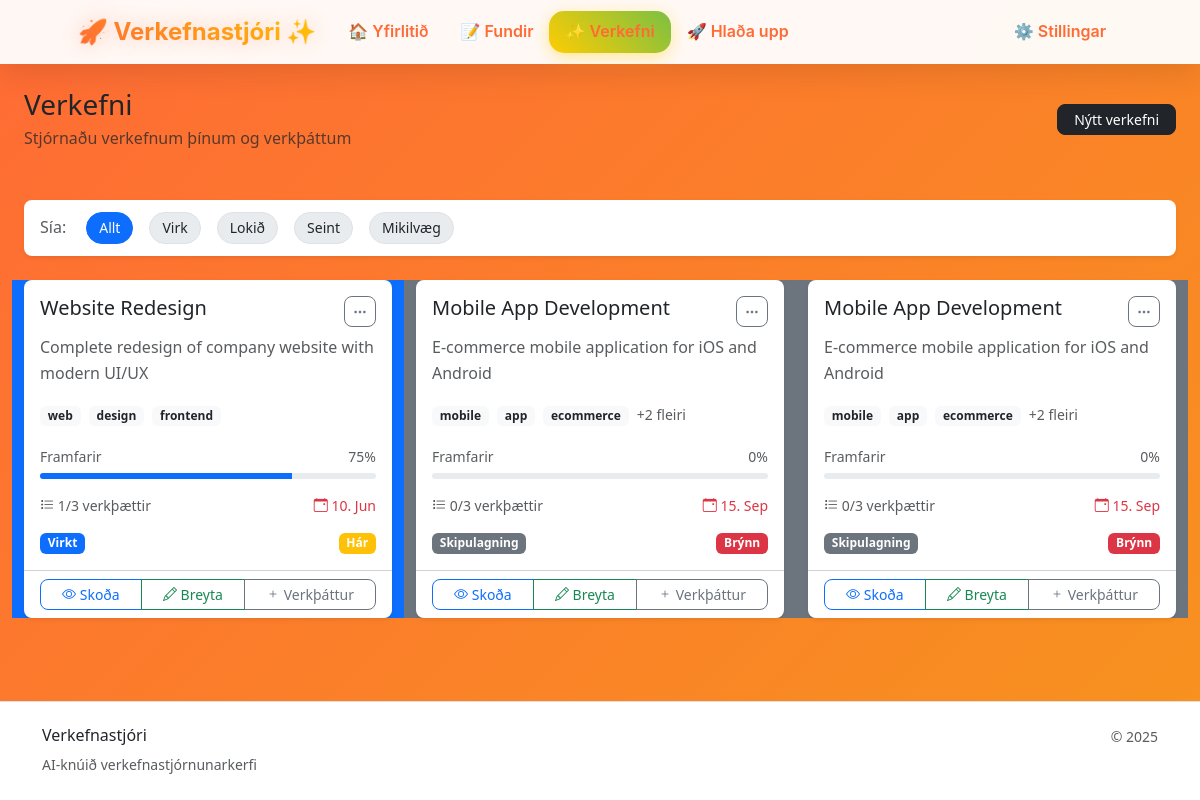
Page /?page=projects on the committed database.
### tables this page shows
CREATE TABLE projects (
    id INT AUTO_INCREMENT PRIMARY KEY,
    meeting_id INT,
    name VARCHAR(255),
    description TEXT,
    priority ENUM('low', 'medium', 'high', 'urgent'),
    status ENUM('planning', 'active', 'on_hold', 'completed', 'cancelled'),
    start_date DATE,
    deadline DATE,
    estimated_hours DECIMAL(5,2),
    actual_hours DECIMAL(5,2) DEFAULT 0,
    completion_percentage INT DEFAULT 0,
    ai_confidence FLOAT,
    color_code VARCHAR(7) DEFAULT '#3498db',
    tags JSON,
    created_at TIMESTAMP DEFAULT CURRENT_TIMESTAMP,
    updated_at TIMESTAMP DEFAULT CURRENT_TIMESTAMP ON UPDATE CURRENT_TIMESTAMP,
    FOREIGN KEY (meeting_id) REFERENCES meetings(id) ON DELETE CASCADE
);

### config/database.php (called while the page is built, shortened)
<?php
class Database {
    private static $instance = null;
    private $connection;
    private function loadEnv() {
        $envFile = __DIR__ . '/../.env';
    }
    private function connect() {
        try {
            $host = $_ENV['DB_HOST'] ?? 'localhost';
            $dbname = $_ENV['DB_NAME'] ?? 'tasks';
            $username = $_ENV['DB_USER'] ?? 'root';
            $password = $_ENV['DB_PASS'] ?? '';
            $dsn = "mysql:host={$host};dbname={$dbname};charset=utf8mb4";
            $this->connection = new PDO($dsn, $username, $password, [
                PDO::ATTR_ERRMODE => PDO::ERRMODE_EXCEPTION,
                PDO::ATTR_DEFAULT_FETCH_MODE => PDO::FETCH_ASSOC,
                PDO::ATTR_EMULATE_PREPARES => false,
            ]);
        } catch (PDOException $e) {
            throw new Exception("Database connection failed: " . $e->getMessage());
        }
    }
    public static function getInstance() {
        if (self::$instance === null) {
            self::$instance = new self();
        }
        return self::$instance;
    }
    public function query($sql, $params = []) {
        try {
            $stmt = $this->connection->prepare($sql);
            $stmt->execute($params);
            return $stmt;
        } catch (PDOException $e) {
            throw new Exception("Query failed: " . $e->getMessage());
        }
    }
    public function select($sql, $params = []) {
        $stmt = $this->query($sql, $params);
        return $stmt->fetchAll();
    }
}

### src/Models/BaseModel.php (called while the page is built, shortened)
<?php
require_once __DIR__ . '/../../config/database.php';
abstract class BaseModel {
    protected $db;
    protected $table;
    public function __construct() {
        $this->db = Database::getInstance();
    }
    public function findAll($conditions = [], $orderBy = null, $limit = null) {
        $sql = "SELECT * FROM {$this->table}";
        $params = [];
        if (!empty($conditions)) {
            $whereClause = [];
            foreach ($conditions as $field => $value) {
                if (is_array($value)) {
                    $placeholders = str_repeat('?,', count($value) - 1) . '?';
                    $whereClause[] = "$field IN ($placeholders)";
                    $params = array_merge($params, $value);
                } else {
                    $whereClause[] = "$field = ?";
                    $params[] = $value;
                }
            }
            $sql .= " WHERE " . implode(' AND ', $whereClause);
        }
        if ($orderBy) {
            $sql .= " ORDER BY $orderBy";
        }
        return $this->db->select($sql, $params);
    }
}

### config/app.php (called while the page is built, shortened)
<?php
class App {
    public static function sanitize($input) {
        return htmlspecialchars(trim($input ?? ''), ENT_QUOTES, 'UTF-8');
    }
}

### templates/projects/index.php (the view, shortened to what this page needs)
<?php
try {
    $projectModel = new Project();
    $projects = $projectModel->findAll([], 'created_at DESC');
} catch (Exception $e) {
    $projects = [];
    $error = $e->getMessage();
}
?>
<div class="row">
    <div class="col-12">
        <?php if (empty($projects)): ?>
            <div class="card">
                <div class="card-body text-center py-5">
                    <i class="bi bi-kanban text-muted" style="font-size: 4rem;"></i>
                    <h3 class="mt-3 text-muted">Engin verkefni ennþá</h3>
                    <p class="text-muted">Hladdu upp fundargerðum eða búðu til þitt fyrsta verkefni til að byrja.</p>
                    <div class="d-flex gap-2 justify-content-center">
                        <a href="<?php echo App::url('upload'); ?>" class="btn btn-primary">
                            <i class="bi bi-cloud-upload"></i> Hlaða upp fundargerðum
                        </a>
                        <a href="<?php echo App::url('projects/create'); ?>" class="btn btn-outline-primary">
                            <i class="bi bi-plus-circle"></i> Búa til verkefni
                        </a>
                    </div>
                </div>
            </div>
        <?php else: ?>
            <div class="card mb-4">
                <div class="card-body py-2">
                    <div class="d-flex align-items-center gap-3">
                        <span class="text-muted">Sía:</span>
                        <div class="filter-chips">
                            <span class="filter-chip active" data-filter="all">Allt</span>
                            <span class="filter-chip" data-filter="active">Virk</span>
                            <span class="filter-chip" data-filter="completed">Lokið</span>
                            <span class="filter-chip" data-filter="overdue">Seint</span>
                            <span class="filter-chip" data-filter="high-priority">Mikilvæg</span>
                        </div>
                    </div>
                </div>
            </div>
            <div class="row" id="projectsContainer">
                <?php foreach ($projects as $project): ?>
                    <?php
                    $priorityClass = 'priority-' . $project['priority'];
                    $statusClass = 'status-' . $project['status'];
                    $isOverdue = $project['deadline'] && strtotime($project['deadline']) < time() && $project['status'] !== 'completed';
                    $statusLabels = [
                        'planning' => 'Skipulagning',
                        'active' => 'Virkt',
                        'on_hold' => 'Í bið',
                        'completed' => 'Lokið',
                        'cancelled' => 'Aflýst'
                    ];
                    $priorityLabels = [
                        'low' => 'Lágur',
                        'medium' => 'Miðlungs',
                        'high' => 'Hár',
                        'urgent' => 'Brýnn'
                    ];
                    ?>
                    <div class="col-lg-4 col-md-6 mb-4 filterable-item <?php echo $statusClass; ?> <?php echo $priorityClass; ?> <?php echo $isOverdue ? 'filter-overdue' : ''; ?>"
                         data-status="<?php echo $project['status']; ?>"
                         data-priority="<?php echo $project['priority']; ?>"
                         data-overdue="<?php echo $isOverdue ? 'true' : 'false'; ?>"
                         data-project-id="<?php echo $project['id']; ?>">
                        <div class="card h-100 project-card">
                            <div class="card-body">
                                <div class="d-flex justify-content-between align-items-start mb-2">
                                    <h5 class="card-title mb-0">
                                        <?php echo App::sanitize($project['name']); ?>
                                    </h5>
                                    <div class="dropdown">
                                        <button class="btn btn-sm btn-outline-secondary" data-bs-toggle="dropdown" aria-expanded="false">
                                            <i class="bi bi-three-dots"></i>
                                        </button>
                                    </div>
                                </div>
                                <p class="card-text text-muted mb-3">
                                    <?php echo App::sanitize(substr($project['description'], 0, 100)) . (strlen($project['description']) > 100 ? '...' : ''); ?>
                                </p>
                                <?php if (!empty($project['tags'])): ?>
                                    <div class="mb-3">
                                        <?php foreach (array_slice($project['tags'], 0, 3) as $tag): ?>
                                            <span class="badge bg-light text-dark me-1 mb-1"><?php echo App::sanitize($tag); ?></span>
                                        <?php endforeach; ?>
                                        <?php if (count($project['tags']) > 3): ?>
                                            <span class="text-muted small">+<?php echo count($project['tags']) - 3; ?> fleiri</span>
                                        <?php endif; ?>
                                    </div>
                                <?php endif; ?>
                                <div class="mb-3">
                                    <div class="d-flex justify-content-between align-items-center mb-1">
                                        <small class="text-muted">Framfarir</small>
                                        <small class="text-muted"><?php echo $project['completion_percentage']; ?>%</small>
                                    </div>
                                    <div class="progress" style="height: 6px;">
                                        <div class="progress-bar" style="width: <?php echo $project['completion_percentage']; ?>%"></div>
                                    </div>
                                </div>
                                <div class="d-flex justify-content-between align-items-center mb-3">
                                    <small class="text-muted task-count">
                                        <i class="bi bi-list-task"></i>
                                        <?php echo $project['completed_tasks']; ?>/<?php echo $project['task_count']; ?> verkþættir
                                    </small>
                                    <?php if ($project['deadline']): ?>
                                        <small class="<?php echo $isOverdue ? 'text-danger' : 'text-muted'; ?>">
                                            <i class="bi bi-calendar-event"></i>
                                            <?php echo date('j. M', strtotime($project['deadline'])); ?>
                                        </small>
                                    <?php endif; ?>
                                </div>
                                <div class="d-flex justify-content-between align-items-center">
                                    <span class="badge bg-<?php echo $project['status'] === 'active' ? 'primary' : ($project['status'] === 'completed' ? 'success' : 'secondary'); ?>">
                                        <?php echo $statusLabels[$project['status']] ?? ucfirst($project['status']); ?>
                                    </span>
                                    <span class="badge bg-<?php
                                        echo $project['priority'] === 'urgent' ? 'danger' :
                                             ($project['priority'] === 'high' ? 'warning' :
                                             ($project['priority'] === 'medium' ? 'info' : 'secondary'));
                                    ?>">
                                        <?php echo $priorityLabels[$project['priority']] ?? ucfirst($project['priority']); ?>
                                    </span>
                                </div>
                            </div>
                            <div class="card-footer bg-transparent">
                                <div class="btn-group w-100">
                                    <button class="btn btn-sm btn-outline-primary" onclick="viewProject(<?php echo $project['id']; ?>)">
                                        <i class="bi bi-eye"></i> Skoða
                                    </button>
                                    <button class="btn btn-sm btn-outline-success" onclick="editProject(<?php echo $project['id']; ?>)">
                                        <i class="bi bi-pencil"></i> Breyta
                                    </button>
                                    <button class="btn btn-sm btn-outline-secondary" onclick="quickAddTask(<?php echo $project['id']; ?>)">
                                        <i class="bi bi-plus"></i> Verkþáttur
                                    </button>
                                </div>
                            </div>
                        </div>
                    </div>
                <?php endforeach; ?>
            </div>
        <?php endif; ?>
    </div>
</div>
<?php
include __DIR__ . '/../layout/main.php';
?>

### public/assets/css/app.css (style rules this page uses)
:root { --primary-color: #0d6efd; --secondary-color: #6c757d; --success-color: #198754; --warning-color: #ffc107; --danger-color: #dc3545; --info-color: #0dcaf0; --light-color: #f8f9fa; --dark-color: #212529; --border-radius: 0.5rem; --box-shadow: 0 0.125rem 0.25rem rgba(0, 0, 0, 0.075); --transition: all 0.15s ease-in-out; }
body { font-family: 'Segoe UI', Tahoma, Geneva, Verdana, sans-serif; line-height: 1.6; }
.card { border: none; box-shadow: var(--box-shadow); border-radius: var(--border-radius); transition: var(--transition); }
.btn { border-radius: var(--border-radius); font-weight: 500; transition: var(--transition); }
.priority-high { background-color: var(--danger-color) !important; }
.priority-urgent { background-color: #8B0000 !important; animation: pulse 1.5s infinite; }
.status-planning { background-color: var(--secondary-color) !important; }
.status-active { background-color: var(--primary-color) !important; }
.progress { height: 0.75rem; border-radius: var(--border-radius); }
.progress-bar { transition: width 0.6s ease; }
.filter-chip { display: inline-block; padding: 0.25rem 0.75rem; background: var(--light-color); border: 1px solid #dee2e6; border-radius: 1rem; font-size: 0.875rem; cursor: pointer; transition: var(--transition); margin: 0.25rem; }
.filter-chip:hover, .filter-chip.active { background: var(--primary-color); color: white; border-color: var(--primary-color); }

### templates/layout/main.php (style rules this page uses)
body { display: flex !important; flex-direction: column !important; min-height: 100vh !important; }

### templates/projects/index.php (style rules this page uses)
.filter-chips { display: flex; gap: 8px; flex-wrap: wrap; }
.filter-chip { padding: 4px 12px; background: #e9ecef; border-radius: 20px; cursor: pointer; font-size: 0.875rem; transition: all 0.2s; }
.filter-chip.active { background: #0d6efd; color: white; }

### rows in the picture
projects: name "Website Redesign", description "Complete redesign of company website with modern UI/UX", tag "web", tag "design", tag "frontend", completion_percentage "75", completed_tasks "1", task_count "3", deadline "10. Jun", status "Virkt", priority "Hár"
projects: name "Mobile App Development", description "E-commerce mobile application for iOS and Android", tag "mobile", tag "app", tag "ecommerce", count($project['tags']) - 3 "2", completion_percentage "0", task_count "3", deadline "15. Sep", status "Skipulagning", priority "Brýnn"

### other values in the picture
App::sanitize($pageHeader['title']) "Verkefni"
App::sanitize($pageHeader['subtitle']) "Stjórnaðu verkefnum þínum og verkþáttum"
App::sanitize($action['label']) "Nýtt verkefni"
